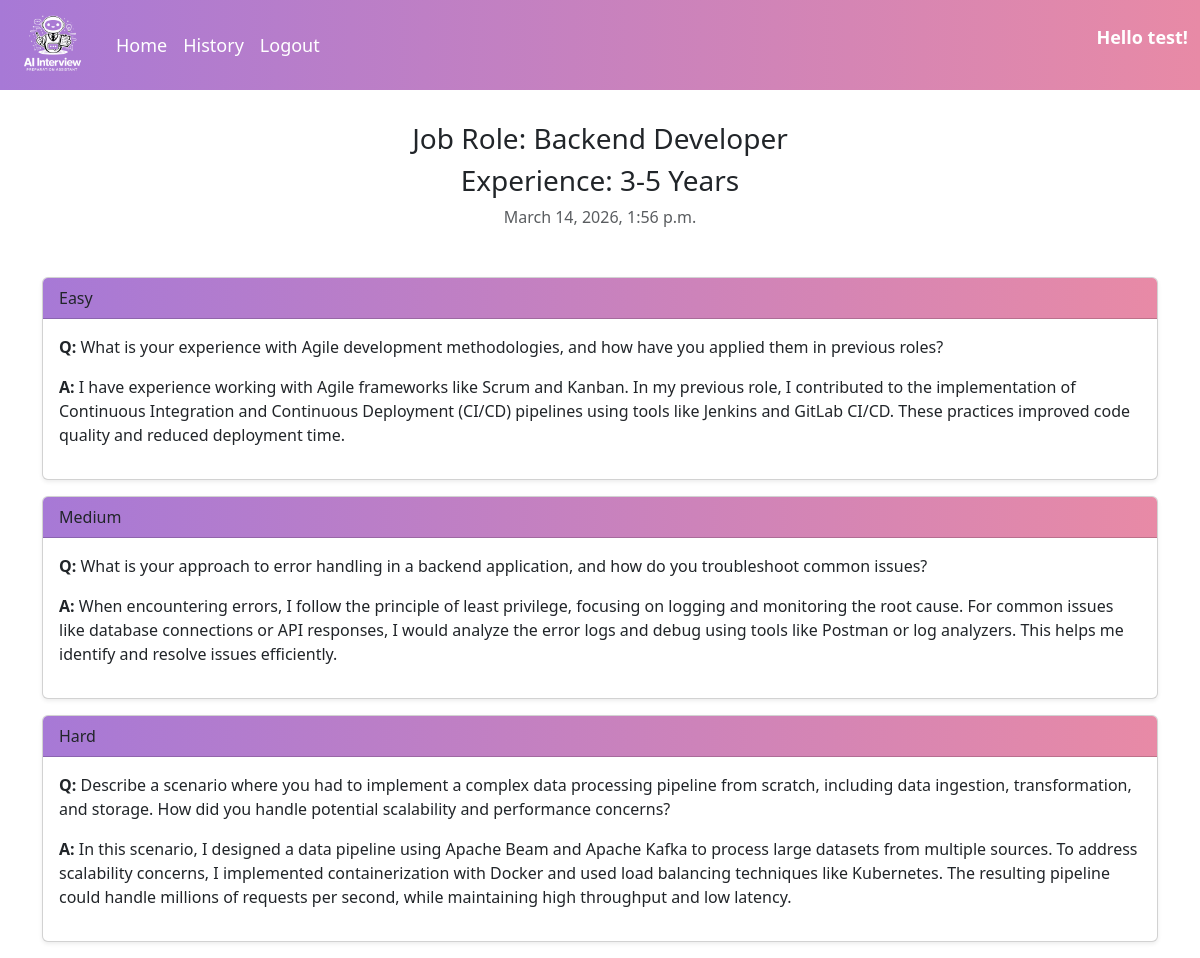
Screenshot of /details/2/ (signed in) with the database file from the repository.
### myapp/models.py (models this page shows, shortened)
class User(AbstractBaseUser, PermissionsMixin):
    email = models.EmailField(unique=True)
    name = models.CharField(max_length=100)
    is_active = models.BooleanField(default=True)
    is_staff = models.BooleanField(default=False)
    objects = UserManager()
    USERNAME_FIELD = "email"
    REQUIRED_FIELDS = ["name"]

class History(models.Model):
    user=models.ForeignKey(User,on_delete=models.CASCADE)
    job=models.TextField(null=True)
    response=models.TextField()
    datetime=models.DateTimeField(auto_now_add=True)
    exp=models.TextField()

### myapp/views.py (the view)
# urls.py: path("details/<int:id>/",views.DetailView.as_view())
@login_required(login_url="/")
def details(request,id):
    history=History.objects.get(id=id)
    if request.user!=history.user:
        return render(request,"unauthorized.html")
    questions=format_ai_response(history.response)
    print(questions)
    return render(request,"detail.html",{"history":history,"questions":questions})

### myapp/views.py (called while the page is built)
def format_ai_response(text):
    difficulties = ["Easy", "Medium", "Hard"]
    result = []
    for i, diff in enumerate(difficulties):
        pattern = rf"{diff}(.*?)(?={'|'.join(difficulties[i+1:]) if i < 2 else '$'})"
        match = re.search(pattern, text, re.S)
        if match:
            section = match.group(1).strip()
            section = section.replace("Q:", "").replace("A:", "")
            section = section.replace("Question:", "").replace("Answer:", "")
            lines = [line.strip() for line in section.split("\n") if line.strip()]
            if len(lines) >= 2:
                question = lines[0]
                answer = " ".join(lines[1:])
                result.append({
                    "difficulty": diff,
                    "question": question,
                    "answer": answer
                })
    return result

### templates/detail.html (shortened to what this page needs)
{% extends "base.html" %}
{% block main %}
<div class="text-center mt-3 mb-3 p-3">
    <h3>Job Role: {{history.job}}</h3>
    <h3>Experience: {{history.exp}}</h3>
    <p class="text-muted">{{history.datetime}}</p>
</div>
{% include "formatter.html" %}
{% endblock main %}

### templates/base.html (shortened to what this page needs)
<!doctype html>
{% load static %}
<html lang="en">
  <head>
    <link
      href="https://cdn.jsdelivr.net/npm/bootstrap@5.3.3/dist/css/bootstrap.min.css"
      rel="stylesheet"
    />
    <link rel="stylesheet" href="{% static 'css/style.css'%}" />
  </head>
  <body>
    <nav class="navbar navbar-expand-sm mynavbar">
      <div class="container-fluid">
        <a class="navbar-brand" href="/">
          <img src="{% static 'images/logo.png' %}" alt="logo" height="80" />
        </a>
        <ul class="navbar-nav me-auto">
          <li class="nav-item">
            <a class="nav-link text-white" href="/home/">Home</a>
          </li>
          {% if user.is_authenticated %}
          <li class="nav-item">
            <a class="nav-link text-white" href="/history/">History</a>
          </li>
          <li class="nav-item">
            <a class="nav-link text-white" href="/logout/">Logout</a>
          </li>
          {% endif %}
        </ul>
        {% if user.is_authenticated %}
        <p class="ms-auto">Hello {{user.name}}!</p>
        {% endif %}
      </div>
    </nav>
    <div class="container">{% block main %} {% endblock main %}</div>
  </body>
</html>

### static/css/style.css (style rules this page uses)
.navbar.mynavbar { background: linear-gradient(90deg, #a779d6, #e88aa6); padding: 0px 0; text-align: center; color: white; font-size: 18px; font-weight: 600; }
.navbar.mynavbar .nav-link, .navbar.mynavbar .navbar-brand { color: white; }
.mynavbar .nav-link { color: white !important; font-weight: 500; }
a { text-decoration: none; }

### rows the page displays
User: name "test"
History: job "Backend Developer", exp "3-5 Years", datetime "March 14, 2026, 1:56 p.m."

### other values shown
{{ q.difficulty }} "Easy" "Medium" "Hard"
{{ q.question }} "What is your experience with Agile development methodologies, and how have you applied them in previous roles?" "What is your approach to error handling in a backend application, and how do you troubleshoot common issues?"
